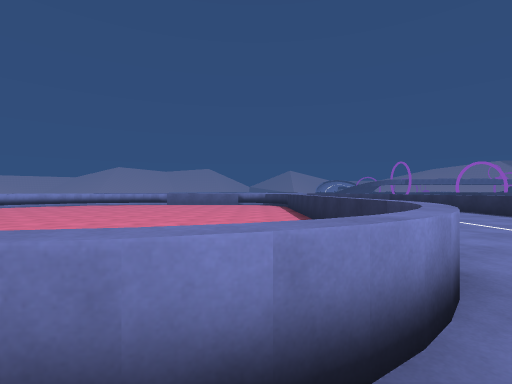
view 1 (above)

18 first-person views from a walk through a Unity game level. The camera is 1.2 m above the floor, looks level and sees 85° across. The floor is counted in squares, 2 m on a side. Each view is taken from the middle of a square. On the plan, view 1 faces up. The plan holds only what a view shows up to about 9 squares ahead; the rest is blank. The place goes on beyond the plan. The player is left out. Some animated figures are not drawn.

view 2
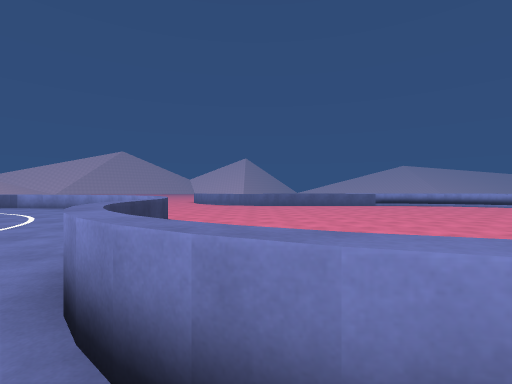

view 3
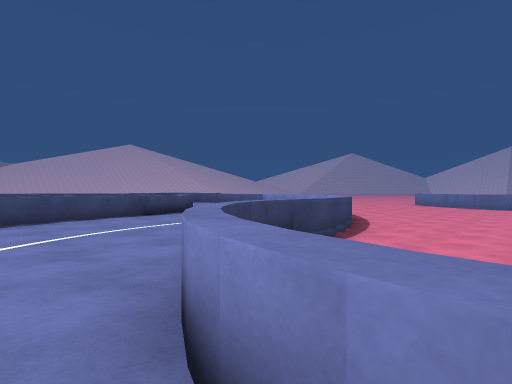

view 4
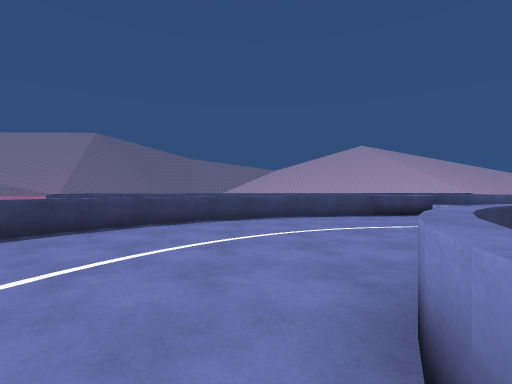

view 5
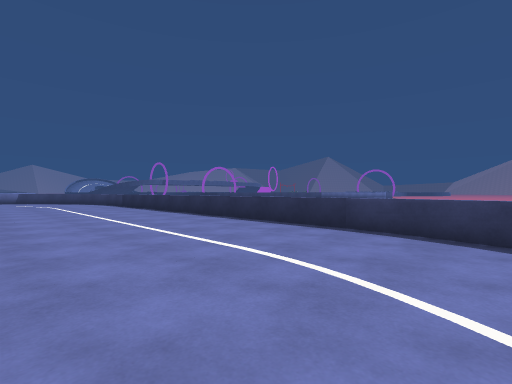

view 6
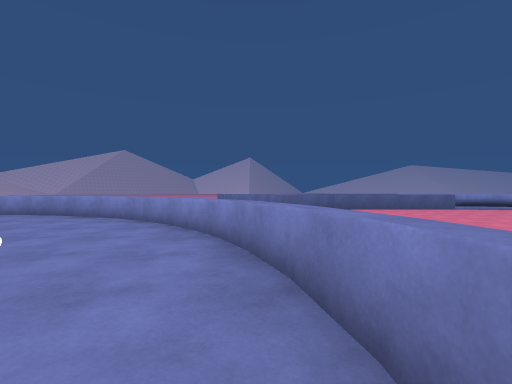

view 7
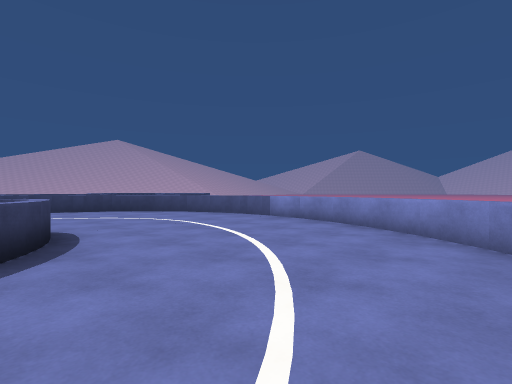

view 8
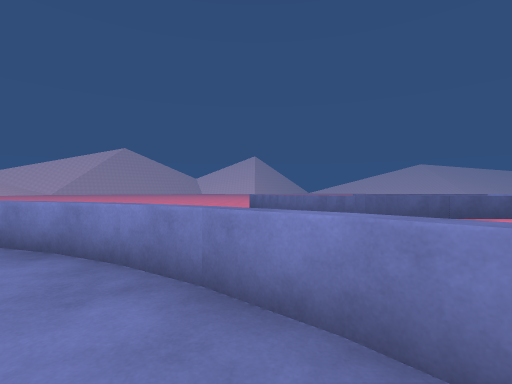

view 9
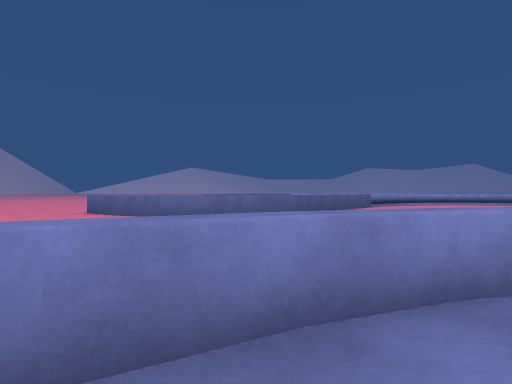

view 10
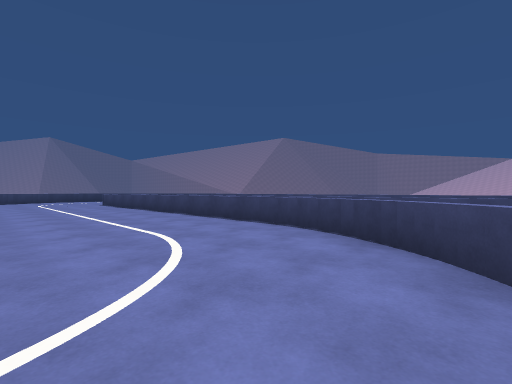

view 11
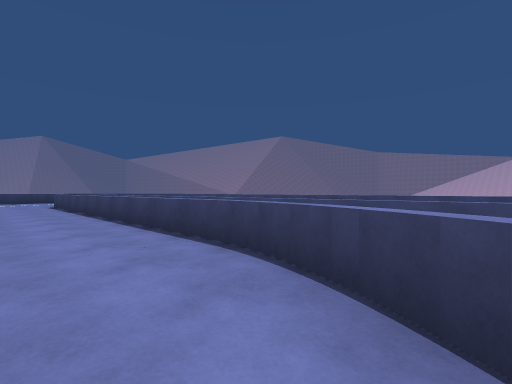

view 12
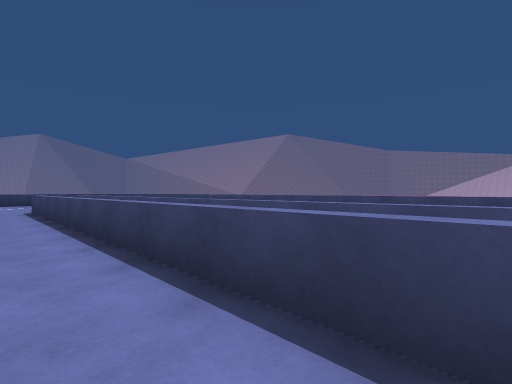

view 13
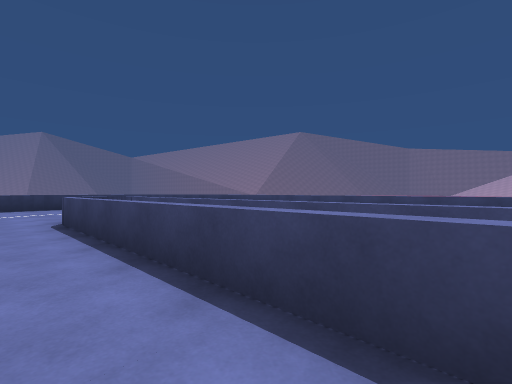

view 14
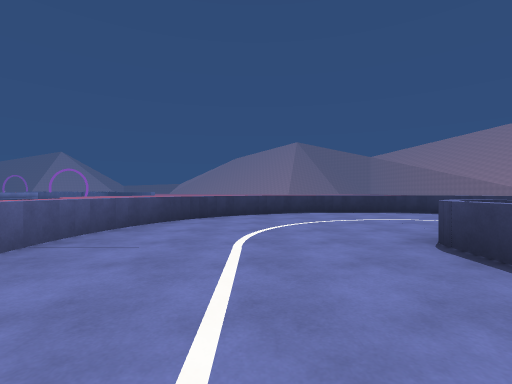

view 15
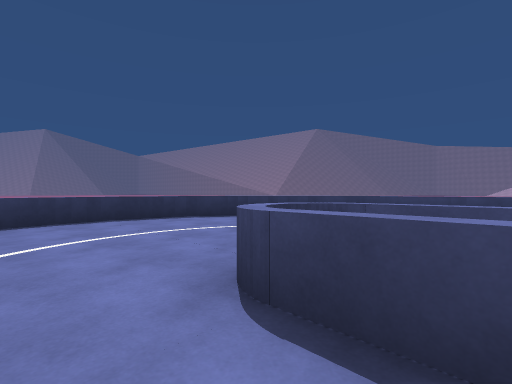

view 16
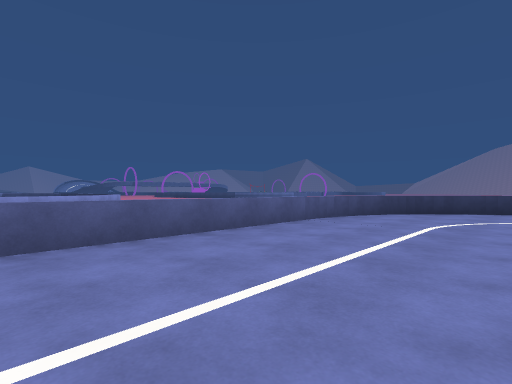

view 17
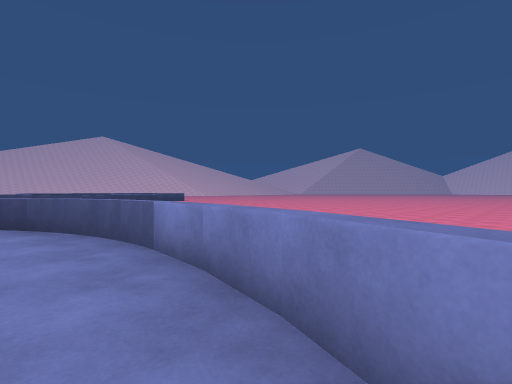

view 18
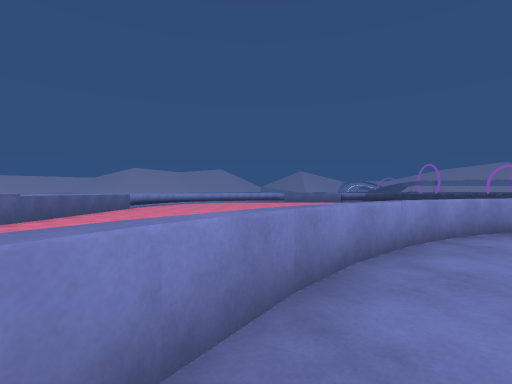

### Floor plan
Key: @ floor where view 1 was taken; # wall or solid block; . main floor; - floor 0.25 m lower than the main floor; = window, fence, low wall or low ledge; ^ raised ledge.
Columns run from 18 left of view 1 to 12 right of it. Each row starts with its distance up from view 1.
  9            ---------....=
  8            ---------....=
  7         -- ---------....=
  6         ----------  ....=
  5      =----------    ....=
  4      =---  -----    ....=
  3      =---  ------  =....=
  2      ^--  -------  ^....^
  1      =--  -----#==^#....=
  0     =#     --#^^..@....
 -1    ^#       ^=.........^
 -2  =^        #=.........=#
 -3  --       #^........=^#
 -4 -----     ^.....=^^^#
 -5 -----     ^....^#
 -6  ---      ^...##
 -7   --      =...=^    -----##
 -8           ^..............-=^#
 -9           =..............-..#^
-10           #=.................=#
-11            #^=................^
-12             -^=^^^^^^^^^^^....^
-13             --==---------^....=
-14         ^=                 ...^
-15                             ..=
-16                              =#
-17                             ^#
-18             ^^^^^^^^^^^^^^=^

Where each view was taken, in squares from view 1:
view 1: 0 up, 0 right, facing up
view 2: 2 up, 2 right, facing left
view 3: 3 up, 2 right, facing down-left
view 4: 3 up, 2 right, facing down
view 5: 1 up, 2 right, facing up-right
view 6: 0 up, 1 left, facing left
view 7: 2 down, 3 left, facing down-left
view 8: 2 down, 5 left, facing left
view 9: 5 down, 7 left, facing up-left
view 10: 8 down, 7 left, facing down-right
view 11: 10 down, 6 left, facing down-right
view 12: 11 down, 3 left, facing down-right
view 13: 11 down, 1 right, facing down-right
view 14: 10 down, 4 right, facing right
view 15: 11 down, 6 right, facing down-right
view 16: 11 down, 2 right, facing up-right
view 17: 4 down, 7 left, facing down-left
view 18: 4 down, 7 left, facing up
